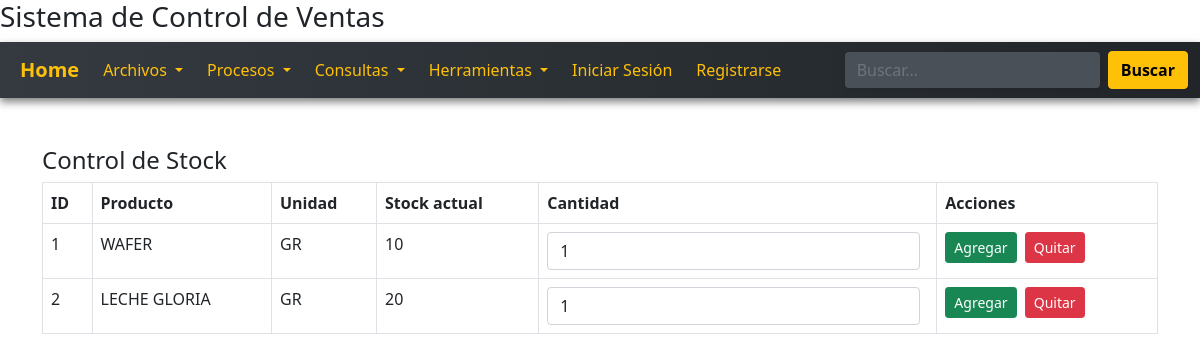
Page /consultas/stockProductos.php on the committed database.
### tables this page shows
CREATE TABLE `productos` (
  `idproducto` int(11) NOT NULL,
  `idproveedor` int(11) DEFAULT NULL,
  `nomproducto` varchar(128) DEFAULT NULL,
  `unimed` varchar(15) DEFAULT NULL,
  `stock` int(11) DEFAULT NULL,
  `cosuni` decimal(10,2) DEFAULT NULL,
  `preuni` decimal(10,2) DEFAULT NULL,
  `idcategoria` int(11) DEFAULT NULL,
  `estado` char(1) DEFAULT NULL
);

### includes/db.php (called while the page is built, shortened)
<?php
class DBConection{
public function conectar(){
    try {
        $pdo = new PDO("mysql:host=" .DBHOST. ";dbname=" .DBNAME. ";charset=utf8", DBUSER, DBPASS);
        $pdo->setAttribute(PDO::ATTR_ERRMODE, PDO::ERRMODE_EXCEPTION);
        return $pdo;
    } catch (PDOException $e) {
        echo "Error en la conexión: " . $e->getMessage();
    }
}
}
?>

### controlador/productoController.php (called while the page is built, shortened)
<?php
include $_SERVER['DOCUMENT_ROOT']."/sisventas/modelo/producto.php";
class ProductoController{
    public function obtener_listado(){
        $listado = new Producto();
       $res = $listado->listado();
        return $res;
    }
}

### modelo/producto.php (called while the page is built, shortened)
<?php
include $_SERVER['DOCUMENT_ROOT']."/sisventas/includes/db.php";
class Producto {
    private $con;
    public function __construct(){
        $cnx = new DBConection();
        $this->con = $cnx->conectar();
    }
    public function listado(){
        $sql = "select * from productos";
        $stmt = $this->con->prepare($sql);
        $stmt->execute();
        $resultados = $stmt->fetchAll(PDO::FETCH_ASSOC);
        return $resultados;
    }
}

### consultas/stockProductos.php (the view, shortened to what this page needs)
<?php
include_once $_SERVER['DOCUMENT_ROOT']."/sisventas/controlador/productoController.php";
$productoCtrl = new ProductoController();
$productos = $productoCtrl->obtener_listado();
?>
<?php include_once $_SERVER['DOCUMENT_ROOT']."/sisventas/vista/layout/header.php"; ?>
<?php include_once $_SERVER['DOCUMENT_ROOT']."/sisventas/vista/layout/navbar.php"; ?>
<div class="container mt-5">
    <h4>Control de Stock</h4>
    <table class="table table-bordered table-hover">
        <thead >
            <tr>
                <th>ID</th>
                <th>Producto</th>
                <th>Unidad</th>
                <th>Stock actual</th>
                <th>Cantidad</th>
                <th>Acciones</th>
            </tr>
        </thead>
        <tbody>
        <?php foreach ($productos as $prod): ?>
            <tr>
                <td><?= $prod['idproducto'] ?></td>
                <td><?= htmlspecialchars($prod['nomproducto']) ?></td>
                <td><?= htmlspecialchars($prod['unimed']) ?></td>
                <td><?= $prod['stock'] ?></td>
                <td>
                    <form method="POST" class="d-flex">
                        <input type="number" name="cantidad" class="form-control me-2" value="1" min="1" required>
                </td>
                <td>
                        <button type="submit" name="btn_sumar" class="btn btn-success btn-sm me-1">Agregar</button>
                        <button type="submit" name="btn_restar" class="btn btn-danger btn-sm">Quitar</button>
                </td>
            </tr>
        <?php endforeach ?>
        </tbody>
    </table>
</div>
<?php include_once $_SERVER['DOCUMENT_ROOT']."/sisventas/vista/layout/footer.php"; ?>

### rows in the picture
productos: idproducto "1", nomproducto "WAFER", unimed "GR", stock "10"
productos: idproducto "2", nomproducto "LECHE GLORIA", unimed "GR", stock "20"
